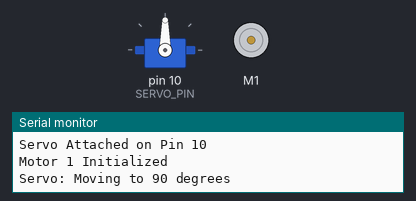
This sketch was run on a simulated Arduino Uno, built with avr-gcc and run on an emulated ATmega328P. On the bench: servo, DC motor (green arrow = forward, orange = backward, longer = faster), the last lines printed to the serial monitor.

Above: at 2.05 s.
At 6.0 s:
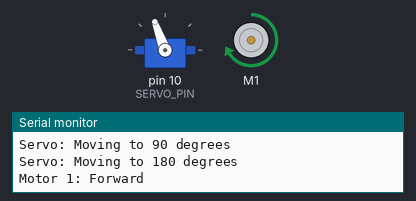
At 8.0 s:
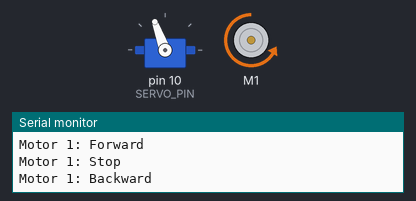
At 10.0 s:
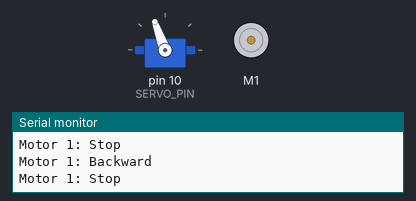
Timing chart, 0 to 12.4 s (numbered marks = the images above):
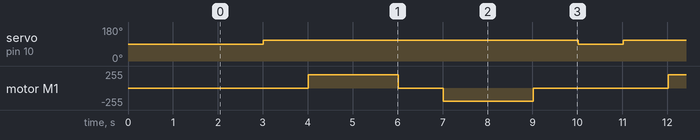

The sketch:

single_motor_servo_test.ino
```cpp
#include <Servo.h>
#include <AFMotor.h> // Requires "Adafruit Motor Shield library"

// --- CONFIGURATION ---
// On the L293D shield, "SERVO_1" is connected to Pin 10
#define SERVO_PIN 10

Servo myServo;

// Initialize only Motor 1
AF_DCMotor motor1(1);

void setup() {
  Serial.begin(9600);
  Serial.println("--- DIAGNOSTIC TEST START ---");

  // 1. Attach Servo
  myServo.attach(SERVO_PIN);
  Serial.println("Servo Attached on Pin 10");

  // 2. Setup Motor
  motor1.setSpeed(200); // Speed range: 0 to 255
  motor1.run(RELEASE);  // Ensure it's stopped initially
  Serial.println("Motor 1 Initialized");

  delay(2000); // Wait 2 seconds before starting
}

void loop() {
  // --- TEST SERVO ---
  Serial.println("Servo: Moving to 90 degrees");
  myServo.write(90);
  delay(1000);

  Serial.println("Servo: Moving to 180 degrees");
  myServo.write(110);
  delay(1000);

  // --- TEST MOTOR 1 ---
  Serial.println("Motor 1: Forward");
  motor1.run(FORWARD);
  delay(2000); // Run for 2 seconds

  Serial.println("Motor 1: Stop");
  motor1.run(RELEASE);
  delay(1000);

  Serial.println("Motor 1: Backward");
  motor1.run(BACKWARD);
  delay(2000); // Run for 2 seconds

  Serial.println("Motor 1: Stop");
  motor1.run(RELEASE);
  delay(1000);

  Serial.println("--- LOOP COMPLETE (Repeating) ---");
}
```

Measured:
- by itself, servo on pin 10 (SERVO_PIN): alternates 110° for 7.0 s and 90° for 1.0 s
- by itself, motor M1: repeats every 8.0 s: stopped 1.0 s, backward 200/255 2.0 s, stopped 3.0 s, forward 200/255 2.0 s
